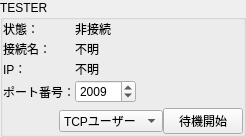
<?xml version="1.0" encoding="UTF-8"?>
<ui version="4.0">
 <class>ClientSettingForm</class>
 <widget class="QGroupBox" name="ClientSettingForm">
  <property name="geometry">
   <rect>
    <x>0</x>
    <y>0</y>
    <width>246</width>
    <height>137</height>
   </rect>
  </property>
  <property name="windowTitle">
   <string>GroupBox</string>
  </property>
  <property name="title">
   <string>TESTER</string>
  </property>
  <layout class="QVBoxLayout" name="verticalLayout">
   <property name="spacing">
    <number>0</number>
   </property>
   <property name="leftMargin">
    <number>0</number>
   </property>
   <property name="topMargin">
    <number>0</number>
   </property>
   <property name="rightMargin">
    <number>0</number>
   </property>
   <property name="bottomMargin">
    <number>0</number>
   </property>
   <item>
    <layout class="QFormLayout" name="formLayout">
     <property name="fieldGrowthPolicy">
      <enum>QFormLayout::FieldsStayAtSizeHint</enum>
     </property>
     <property name="verticalSpacing">
      <number>2</number>
     </property>
     <item row="0" column="0">
      <widget class="QLabel" name="label">
       <property name="text">
        <string>状態：</string>
       </property>
      </widget>
     </item>
     <item row="0" column="1">
      <widget class="QLabel" name="StateLabel">
       <property name="text">
        <string>非接続</string>
       </property>
      </widget>
     </item>
     <item row="3" column="0">
      <widget class="QLabel" name="label_3">
       <property name="text">
        <string>ポート番号：</string>
       </property>
      </widget>
     </item>
     <item row="3" column="1">
      <widget class="QSpinBox" name="PortSpinBox">
       <property name="minimum">
        <number>1024</number>
       </property>
       <property name="maximum">
        <number>65535</number>
       </property>
       <property name="value">
        <number>2009</number>
       </property>
      </widget>
     </item>
     <item row="1" column="0">
      <widget class="QLabel" name="label_13">
       <property name="text">
        <string>接続名：</string>
       </property>
      </widget>
     </item>
     <item row="1" column="1">
      <widget class="QLabel" name="NameLabel">
       <property name="text">
        <string>不明</string>
       </property>
       <property name="textFormat">
        <enum>Qt::TextFormat::PlainText</enum>
       </property>
      </widget>
     </item>
     <item row="2" column="0">
      <widget class="QLabel" name="label_2">
       <property name="text">
        <string>IP：</string>
       </property>
      </widget>
     </item>
     <item row="2" column="1">
      <widget class="QLabel" name="IPLabel">
       <property name="text">
        <string>不明</string>
       </property>
      </widget>
     </item>
    </layout>
   </item>
   <item>
    <layout class="QHBoxLayout" name="horizontalLayout">
     <item>
      <spacer name="horizontalSpacer">
       <property name="orientation">
        <enum>Qt::Horizontal</enum>
       </property>
       <property name="sizeHint" stdset="0">
        <size>
         <width>40</width>
         <height>20</height>
        </size>
       </property>
      </spacer>
     </item>
     <item>
      <widget class="QComboBox" name="ComboBox">
       <property name="whatsThis">
        <string>&lt;html&gt;&lt;head/&gt;&lt;body&gt;&lt;p&gt;「TCPユーザー」&lt;/p&gt;&lt;p&gt;クライアントと通信する一般的な形式です。&lt;/p&gt;&lt;p&gt;「自動くん」&lt;/p&gt;&lt;p&gt;移動を行わず、探索を繰り返すデバッグ用のクライアントです。&lt;/p&gt;&lt;p&gt;「ManualClient」&lt;/p&gt;&lt;p&gt;手動で操作するデバッグ用のクライアントです。&lt;/p&gt;&lt;/body&gt;&lt;/html&gt;</string>
       </property>
       <item>
        <property name="text">
         <string>TCPユーザー</string>
        </property>
       </item>
       <item>
        <property name="text">
         <string>自動くん</string>
        </property>
       </item>
       <item>
        <property name="text">
         <string>ManualClient</string>
        </property>
       </item>
      </widget>
     </item>
     <item>
      <widget class="QPushButton" name="ConnectButton">
       <property name="text">
        <string>待機開始</string>
       </property>
       <property name="checkable">
        <bool>true</bool>
       </property>
       <property name="autoDefault">
        <bool>false</bool>
       </property>
      </widget>
     </item>
    </layout>
   </item>
  </layout>
 </widget>
 <resources/>
 <connections>
  <connection>
   <sender>ConnectButton</sender>
   <signal>clicked(bool)</signal>
   <receiver>ClientSettingForm</receiver>
   <slot>ConnectionToggled(bool)</slot>
   <hints>
    <hint type="sourcelabel">
     <x>229</x>
     <y>101</y>
    </hint>
    <hint type="destinationlabel">
     <x>208</x>
     <y>46</y>
    </hint>
   </hints>
  </connection>
  <connection>
   <sender>ComboBox</sender>
   <signal>currentTextChanged(QString)</signal>
   <receiver>ClientSettingForm</receiver>
   <slot>ComboBoxChenged(QString)</slot>
   <hints>
    <hint type="sourcelabel">
     <x>38</x>
     <y>115</y>
    </hint>
    <hint type="destinationlabel">
     <x>17</x>
     <y>88</y>
    </hint>
   </hints>
  </connection>
 </connections>
 <slots>
  <slot>ComboBoxChenged(QString)</slot>
  <slot>ConnectionToggled(bool)</slot>
 </slots>
</ui>
